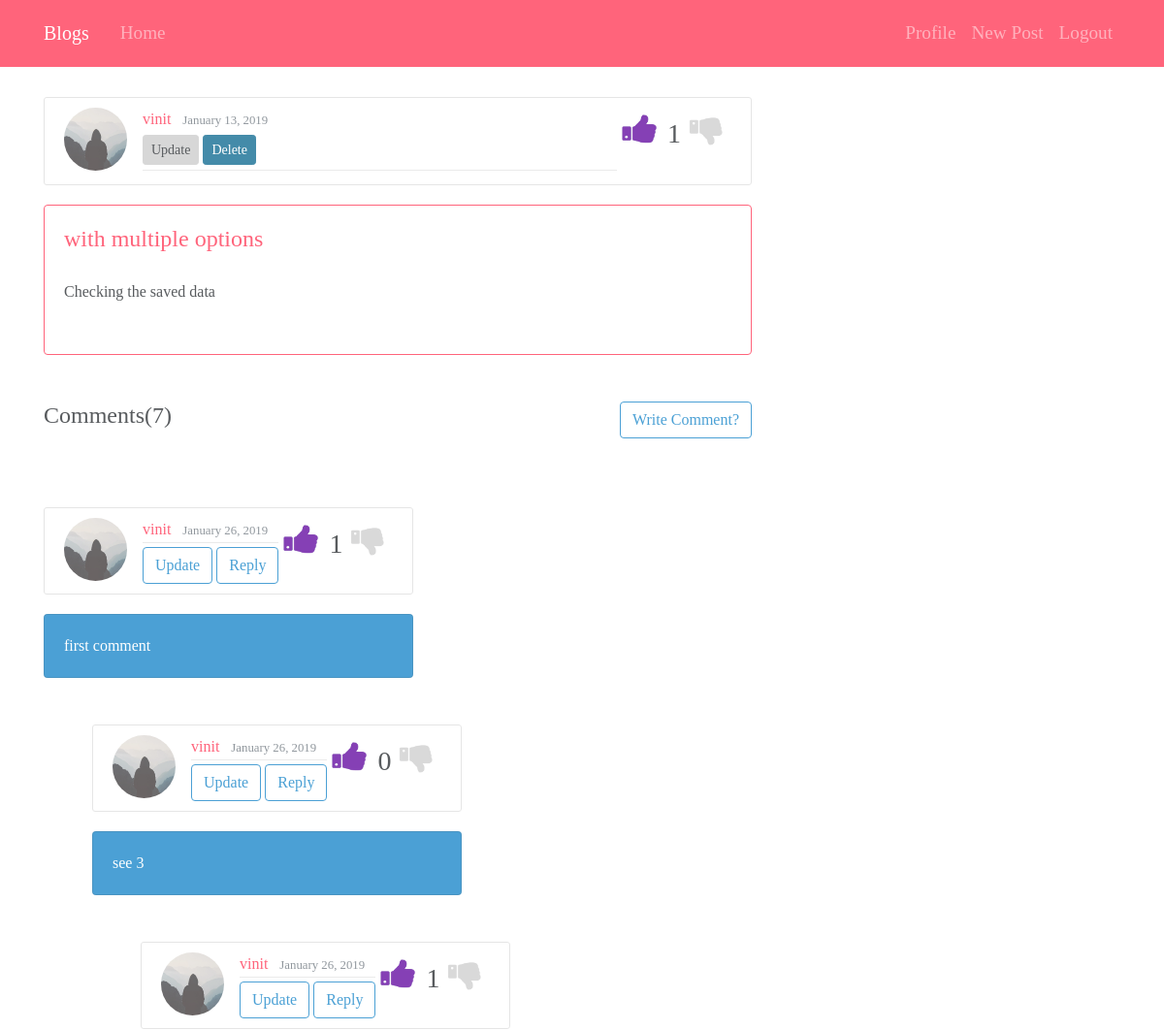
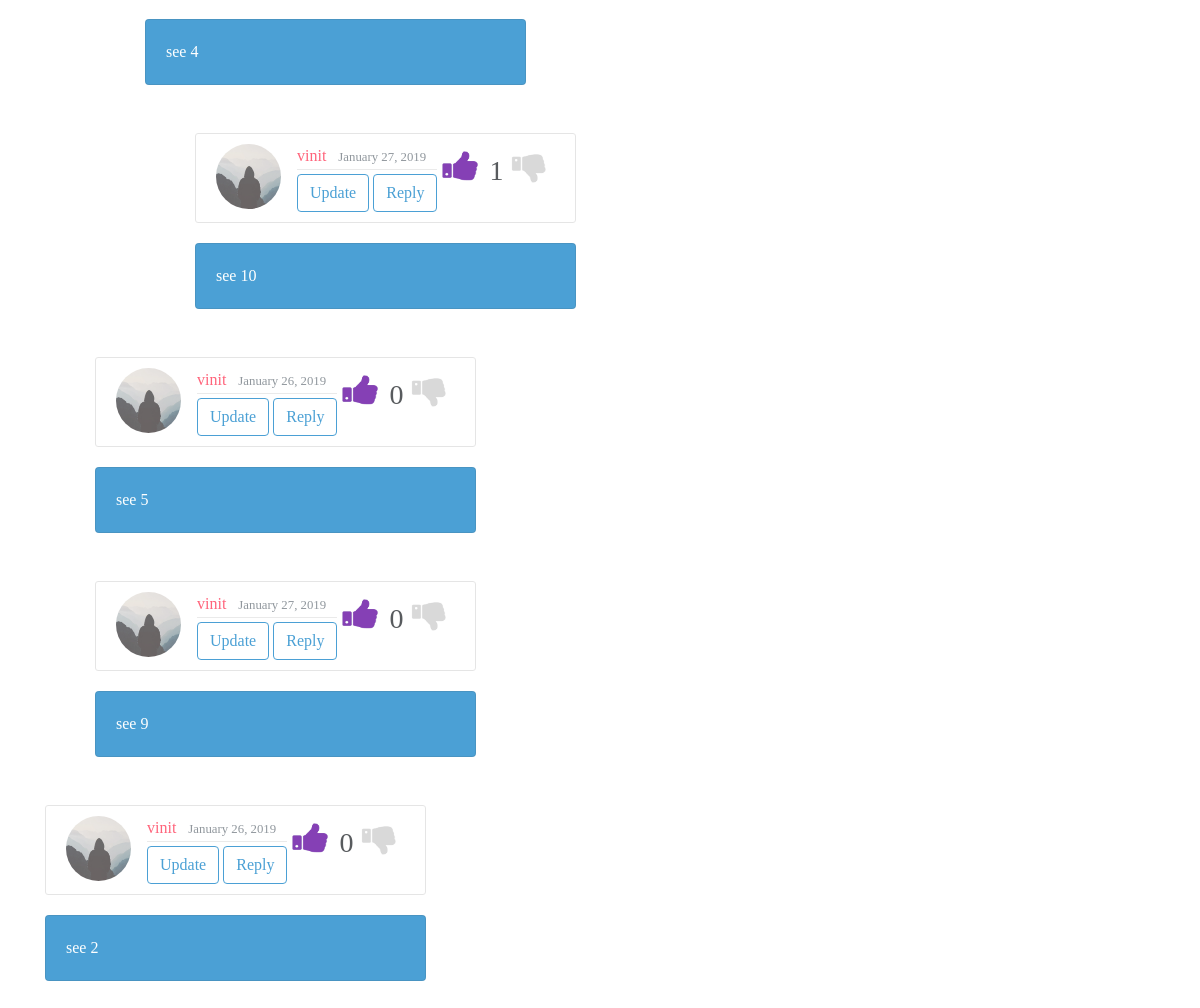
/post/9/ (signed in), run on the app's committed database (2 pictures, top to bottom).
### blog/models.py (models this page shows, shortened)
class Post(models.Model):
    title = models.CharField(max_length=100)
    content = RichTextUploadingField(external_plugin_resources=[(
                                          'youtube',
                                          '/static/blog/ckeditor_plugins/youtube/youtube/',
                                          'plugin.js',
                                          )])
    date_posted = models.DateTimeField(default=timezone.now)
    author = models.ForeignKey(User, on_delete=models.CASCADE)
    BRANCH_CHOICES =(('Computer','Computer Engineering'),
                    ('Electrical','Electrical Engineering'),
                    ('Civil','Civil Engineering'),
                    ('I.T','I.T Engineering'),
                    ('Mechanical','Mechanical Engineering'),
                    ('All','All'),
                        )
    YEAR_CHOICES =(('First','First Year') ,
                    ('Second','Second Year'),
                    ('Third','Third Year'),
                    ('Fourth','Fourth Year'),
                        )
    year_of_admission = MultiSelectField(max_length=25,choices=YEAR_CHOICES,default='First')
    branch = MultiSelectField(
        max_length=25,
        choices=BRANCH_CHOICES,
        default='All',
    )
    votes = models.IntegerField(default=0)
    likes = models.ManyToManyField(User, related_name='likes')
    dislikes = models.ManyToManyField(User, related_name='dislikes')
    @property
    def total_likes(self):
        return (self.likes.count()-self.dislikes.count())

class Comment(models.Model):
    content = models.TextField()
    date_posted = models.DateTimeField(default=timezone.now)
    author = models.ForeignKey(User, on_delete=models.CASCADE)
    post = models.ForeignKey('blog.Post', on_delete=models.CASCADE, related_name='comments')
    parent = models.ForeignKey('self', on_delete=models.CASCADE, null=True, blank=True, related_name='replies')
    likes_comment = models.ManyToManyField(User, related_name='likes_comment')
    dislikes_comment = models.ManyToManyField(User, related_name='dislikes_comment')
    @property
    def total_likes(self):
        return (self.likes_comment.count()-self.dislikes_comment.count())

### users/models.py (models this page shows, shortened)
class Profile(models.Model):
    user = models.OneToOneField(User, on_delete=models.CASCADE)
    TYPE_CHOICES = (('Student', 'Student' ),
                    ('Faculty', 'Faculty' ),
                    ('Community', 'Community' ),
                    )
    type = models.CharField(
        max_length=9,
        choices=TYPE_CHOICES,
        default= 'Student'
    )
    image = models.ImageField(default='default.jpg', upload_to='profile_pics')

### blog/views.py (the view)
# urls.py: path('post/<int:pk>/', PostDetailView.as_view(), name='post-detail'),
class PostDetailView(DetailView):
    model = Post
    def get_context_data(self, **kwargs):
        context = super(PostDetailView, self).get_context_data(**kwargs)
        context['form_only']=CommentForm()
        form_list = []
        comment_list=[]
        comments_all = Comment.objects.all()
        comments_display = Comment.objects.all()
        indent_list=[]
        x="x"
        if (Comment.objects.count()>1):
            fCom=Comment.objects.first()
            source = fCom.pk
            comments_display = dfsDisconnected(source)
            print ("Ordered List is " )
            print (comments_display)
            for comment in comments_display:
                print (comment)
                comments=Comment.objects.filter(pk=int(comment[0])).first()
                if (comments.post.pk == self.kwargs.get('pk')):
                    form_list.append(CommentForm(instance=comments))
                    comment_list.append(comments)
                    indent_list.append(x*(comment[1]))
        else:
            for comments in comments_all:
                if (comments.post.pk == self.kwargs.get('pk')):
                    form_list.append(CommentForm(instance=comments))
                    comment_list.append(comments)
                    indent_list.append("")
        my_list = zip(comment_list,indent_list,form_list)
        context['my_list']=my_list
        return context

### blog/forms.py (shortened to what this page needs)
class CommentForm(forms.ModelForm):
    content = forms.CharField(widget=forms.Textarea)
    class Meta:
        model = Comment
        fields = ['content']

### blog/tree_dfs.py (called while the page is built)
def dfs(s,p,spc):
    global adj
    global ordered_comments
    global visited
    ordered_comments.append([s,spc])
    visited[s]=True
    print (str(s) + "-")
    for v in adj[s]:
        if (v!=p):
            print(str(v))
            dfs(v,s,spc+1)

def dfsDisconnected(s):
    global adj
    global visited
    global ordered_comments
    ordered_comments=[]
    visited=[]
    for i in range(0,len(adj)):
        visited.append(False)
    print (len(adj)==len(visited))
    for i in range(s,len(adj)):
        if (visited[i]==False):
            print ("start " + str(i))
            dfs(i,-1,0)
    print ("in dfs")
    return (ordered_comments)

### blog/templates/blog/post_detail.html (shortened to what this page needs)
{% extends "blog/base.html" %}
{% load static %}
{% load crispy_forms_tags %}
{% load mptt_tags %}
{% block content %}
  <article class="media content-section">
    <img class="rounded-circle article-img" src="{{ object.author.profile.image.url }}">
    <div class="media-body">
      <div class="article-metadata">
        <a class="mr-2" href="{% url 'user_profile' object.author %}">{{ object.author }}</a>
        <small class="text-muted">{{ object.date_posted|date:"F d, Y" }}</small>
        {% if object.author == user %}
          <div>
            <a class="btn btn-secondary btn-sm mt-1 mb-1" href="{% url 'post-update' object.id %}">Update</a>
            <a class="btn btn-danger btn-sm mt-1 mb-1" href="{% url 'post-delete' object.id %}">Delete</a>
          </div>
        {% endif %}
      </div>
    </div>
		{% if user.is_authenticated %}
	<input type="image" src="/static/blog/upvote.png" width="48" height="48" data-name="{{post.pk}}" data-other="Post" data-variable="0" class="like" ></input>
		{% else %}
		<img src="/static/blog/upvote.png" width="48" height="48" />
		{% endif %}
		<h3 style="margin-top:10px;" class="Total"> {{post.total_likes}} </h3>
		{% if user.is_authenticated %}
	<input type="image" src="/static/blog/downvote.png" width="48" height="48" data-name="{{post.pk}}" data-other="Post" data-variable="0" class="dislike" ></input>
	{% else %}
	<img src="/static/blog/downvote.png" width="48" height="48" />
		{% endif %}
  </article>
	<div class=" mb-4">
  <div class="card border-primary h-100">
       <div class="card-body d-flex flex-column align-items-start">
           <h4 class="card-title text-primary">{{ object.title }}</h4>
           <p class="card-text">{{ object.content | safe}}</p>
       </div>
   </div>
  </div>
	<br>
	<button onclick="showForm()" class="btn btn-outline-info float-right" class="formonly" data-name="{{object.pk}}" data-other="HIM">Write Comment? </button>
	<h4 >Comments({{object.comments.count}}) </h4>
	<br>
	<br>
	{% for comment,indent,form in my_list %}
		<br>
		{% for i in indent %}
			<span style="padding-left:50px;">
		{% endfor %}
		<div style="display:inline-block;" >
			<article class="media content-section " class="comment">
				<img class="rounded-circle article-img" src="{{ comment.author.profile.image.url }}">
				<div class="media-body">
					<div class="article-metadata">
						<a class="mr-2" href="{% url 'user_profile' comment.author %}">{{ comment.author }}</a>
						<small class="text-muted">{{ comment.date_posted|date:"F d, Y" }}</small>
					</div>
						{% if comment.author == user %}
							<div style="display:inline-block;">
								<button class="btn btn-outline-info c_update" data-name="{{forloop.counter}}">Update </button>
							</div>
						{% endif %}
						{% if user.is_authenticated  %}
							<button class="btn btn-outline-info c_reply" data-name="{{forloop.counter}}">Reply </button>
						{% endif %}
					</div>
					{% if user.is_authenticated %}
				<input type="image" src="/static/blog/upvote.png" width="48" height="48" data-name="{{comment.pk}}" data-other="Comment" data-variable="{{forloop.counter}}" class="like" ></input>
					{% else %}
					<img src="/static/blog/upvote.png" width="48" height="48" />
					{% endif %}
					<h3 style="margin-top:10px;" class="Total"> {{comment.total_likes}} </h3>
					{% if user.is_authenticated %}
				<input type="image" src="/static/blog/downvote.png" width="48" height="48" data-name="{{comment.pk}}" data-other="Comment" data-variable="{{forloop.counter}}" class="dislike" ></input>
				{% else %}
				<img src="/static/blog/downvote.png" width="48" height="48" />
					{% endif %}
			</article>
			<div class="mb-4 ">
				<div class="card bg-info text-white h-100">
						<div class="card-body d-flex flex-column align-items-start">
								<p class="card-text">{{comment.content | safe}}</p>
						</div>
				</div>
		</div>
		<br>
		</div>
	{% endfor %}
{% endblock content %}

### blog/templates/blog/base.html (shortened to what this page needs)
{% load static %}
<!DOCTYPE html>
<html>
<head>
    <link rel="stylesheet"
      href="//cdnjs.cloudflare.com/ajax/libs/highlight.js/9.12.0/styles/default.min.css">
    <link rel="stylesheet" href="https://maxcdn.bootstrapcdn.com/bootstrap/4.0.0/css/bootstrap.min.css">
    <link rel="stylesheet" href="https://cdnjs.cloudflare.com/ajax/libs/font-awesome/4.7.0/css/font-awesome.min.css">
    <link rel="stylesheet" type="text/css" href="{% static 'blog/main.css' %}">
</head>
<body id="bg" style="background-image: url('{% static img  %}');">
    <header class="site-header">
      <nav class="navbar navbar-expand-md navbar-dark navbar navbar-custom fixed-top solid">
        <div class="container">
          <a class="navbar-brand mr-4" href="{% url 'blog-home' %}">Blogs</a>
          <div class="collapse navbar-collapse" id="navbarCustom">
            <div class="navbar-nav mr-auto">
              <a class="nav-item nav-link" href="{% url 'blog-home' %}">Home</a>
            </div>
            <div class="navbar-nav">
              {% if user.is_authenticated %}
                <a class="nav-item nav-link" href="{% url 'user_profile' user.username %}">Profile</a>
                <a class="nav-item nav-link" href="{% url 'post-create' %}">New Post</a>
                <a class="nav-item nav-link" href="{% url 'logout' %}">Logout</a>
              {% else %}
                <a class="nav-item nav-link" href="{% url 'login' %}">Login</a>
                <a class="nav-item nav-link" href="{% url 'register' %}">Register</a>
              {% endif %}
            </div>
          </div>
        </div>
      </nav>
    </header>
    <main role="main" class="container">
      <div class="row">
        <div class="col-md-8">
          {% block content %}{% endblock %}
        </div>
      </div>
    </main>
</body>
</html>

### data on the page
Post: author.profile.image (placeholder picture), author "vinit", date_posted "January 13, 2019", total_likes "1", title "with multiple options", content "Checking the saved data", comments.count "7"
Comment: author.profile.image (placeholder picture), author "vinit", date_posted "January 26, 2019", total_likes "1", content "first comment"
Comment: author.profile.image (placeholder picture), author "vinit", date_posted "January 26, 2019", total_likes "0", content "see 3"
Comment: author.profile.image (placeholder picture), author "vinit", date_posted "January 26, 2019", total_likes "1", content "see 4"
Comment: author.profile.image (placeholder picture), author "vinit", date_posted "January 27, 2019", total_likes "1", content "see 10"
Comment: author.profile.image (placeholder picture), author "vinit", date_posted "January 26, 2019", total_likes "0", content "see 5"
Comment: author.profile.image (placeholder picture), author "vinit", date_posted "January 27, 2019", total_likes "0", content "see 9"
Comment: author.profile.image (placeholder picture), author "vinit", date_posted "January 26, 2019", total_likes "0", content "see 2"
